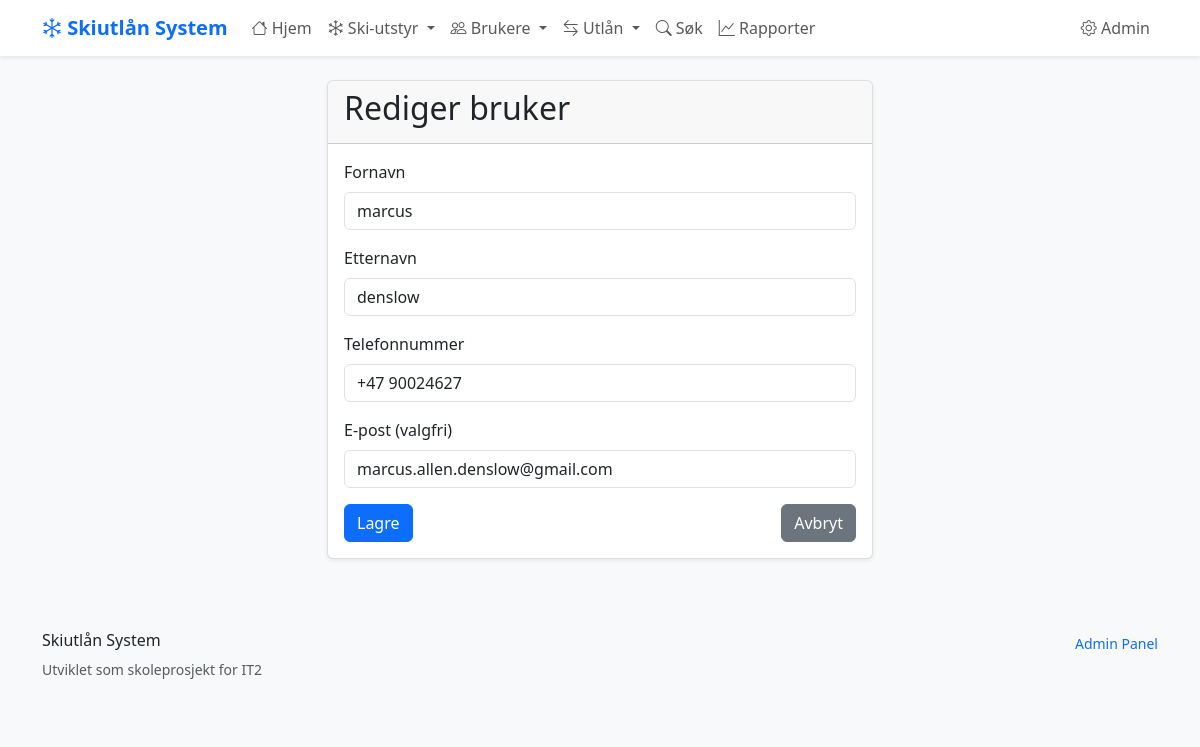
The page /brukere/1/rediger/ on the database as committed earlier.
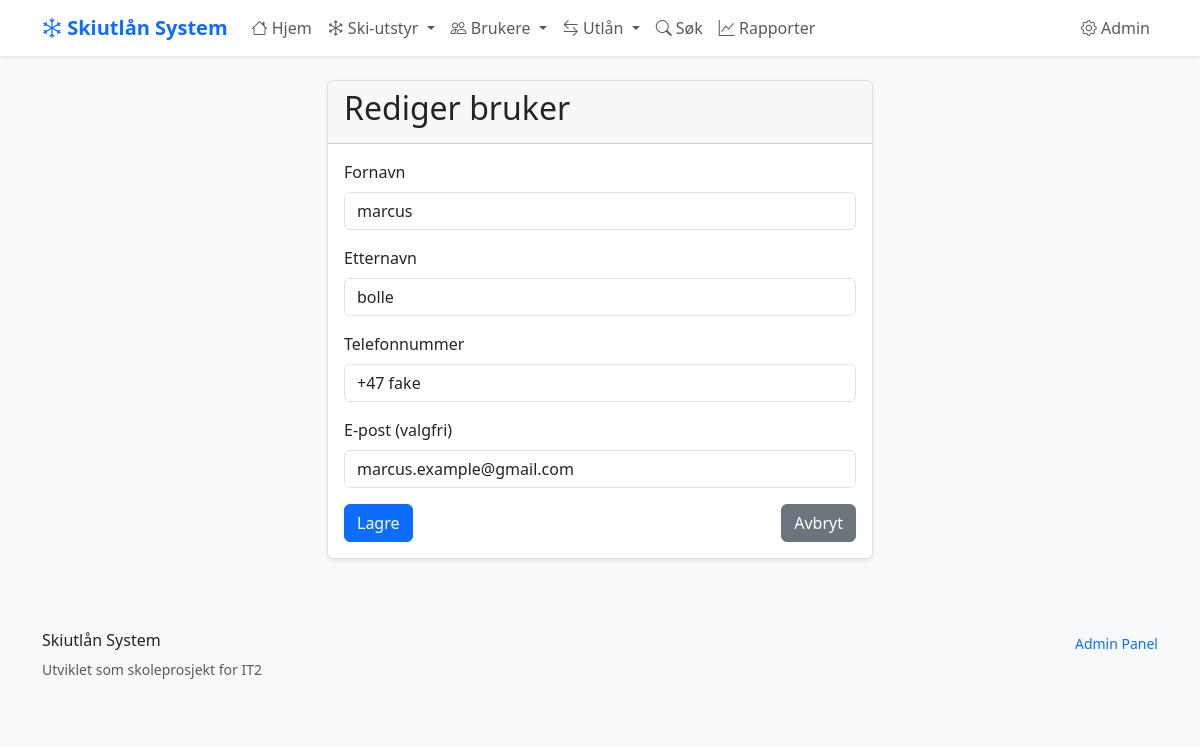
The same page on the database as committed later.
### skiutlan/models.py (models this page shows, shortened)
class Bruker(models.Model):
    fornavn = models.CharField(max_length=50)
    etternavn = models.CharField(max_length=50)
    telefon = models.CharField(
        max_length=15,
        unique=True,  # Hver bruker må ha unikt telefonnummer
        help_text="Telefonnummer med landkode (+47)"
    )
    epost = models.EmailField(blank=True, null=True)
    registrert = models.DateTimeField(auto_now_add=True)
    class Meta:
        verbose_name = "Bruker"
        verbose_name_plural = "Brukere"
        ordering = ['etternavn', 'fornavn']

### skiutlan/views.py (the view)
def bruker_rediger(request, bruker_id):
    bruker = get_object_or_404(Bruker, id=bruker_id)
    if request.method == 'POST':
        form = BrukerForm(request.POST, instance=bruker)
        if form.is_valid():
            try:
                bruker = form.save()
                messages.success(request, f'Bruker "{bruker.fullt_navn}" ble oppdatert!')
                return redirect('skiutlan:bruker_detalj', bruker_id=bruker.id)
            except Exception as e:
                messages.error(request, f'Feil ved lagring: {e}')
    else:
        form = BrukerForm(instance=bruker)
    context = {
        'form': form,
        'bruker': bruker,
        'action': 'Rediger bruker'
    }
    return render(request, 'skiutlan/bruker_form.html', context)

### skiutlan/forms.py (shortened to what this page needs)
class BrukerForm(forms.ModelForm):
    class Meta:
        model = Bruker
        fields = ['fornavn', 'etternavn', 'telefon', 'epost']
        widgets = {
            'fornavn': forms.TextInput(attrs={
                'class': 'form-control',
                'placeholder': 'Fornavn'
            }),
            'etternavn': forms.TextInput(attrs={
                'class': 'form-control',
                'placeholder': 'Etternavn'
            }),
            'telefon': forms.TextInput(attrs={
                'class': 'form-control',
                'placeholder': '+47 12 34 56 78'
            }),
            'epost': forms.EmailInput(attrs={
                'class': 'form-control',
                'placeholder': 'navn@example.com (valgfri)'
            }),
        }
        labels = {
            'fornavn': 'Fornavn',
            'etternavn': 'Etternavn',
            'telefon': 'Telefonnummer',
            'epost': 'E-post (valgfri)',
        }

### skiutlan/templates/skiutlan/bruker_form.html (shortened to what this page needs)
{% extends 'skiutlan/base.html' %}
{% block content %}
<div class="row justify-content-center">
    <div class="col-md-6">
        <div class="card">
            <div class="card-header">
                <h2>{{ action }}</h2>
            </div>
            <div class="card-body">
                <form method="post">
                    <div class="mb-3">
                        <label for="{{ form.fornavn.id_for_label }}" class="form-label">{{ form.fornavn.label }}</label>
                        {{ form.fornavn }}
                    </div>
                    <div class="mb-3">
                        <label for="{{ form.etternavn.id_for_label }}" class="form-label">{{ form.etternavn.label }}</label>
                        {{ form.etternavn }}
                    </div>
                    <div class="mb-3">
                        <label for="{{ form.telefon.id_for_label }}" class="form-label">{{ form.telefon.label }}</label>
                        {{ form.telefon }}
                    </div>
                    <div class="mb-3">
                        <label for="{{ form.epost.id_for_label }}" class="form-label">{{ form.epost.label }}</label>
                        {{ form.epost }}
                    </div>
                    <div class="d-flex justify-content-between">
                        <button type="submit" class="btn btn-primary">Lagre</button>
                        <a href="{% if bruker %}{% url 'skiutlan:bruker_detalj' bruker.id %}{% else %}{% url 'skiutlan:bruker_liste' %}{% endif %}" class="btn btn-secondary">Avbryt</a>
                    </div>
                </form>
            </div>
        </div>
    </div>
</div>
{% endblock %}

Rows that differ between the two databases and show on the page:
changed Bruker "marcus": etternavn "denslow" → "bolle"; telefon "+47 90024627" → "+47 fake"; epost "marcus.allen.denslow@gmail.com" → "marcus.example@gmail.com"
